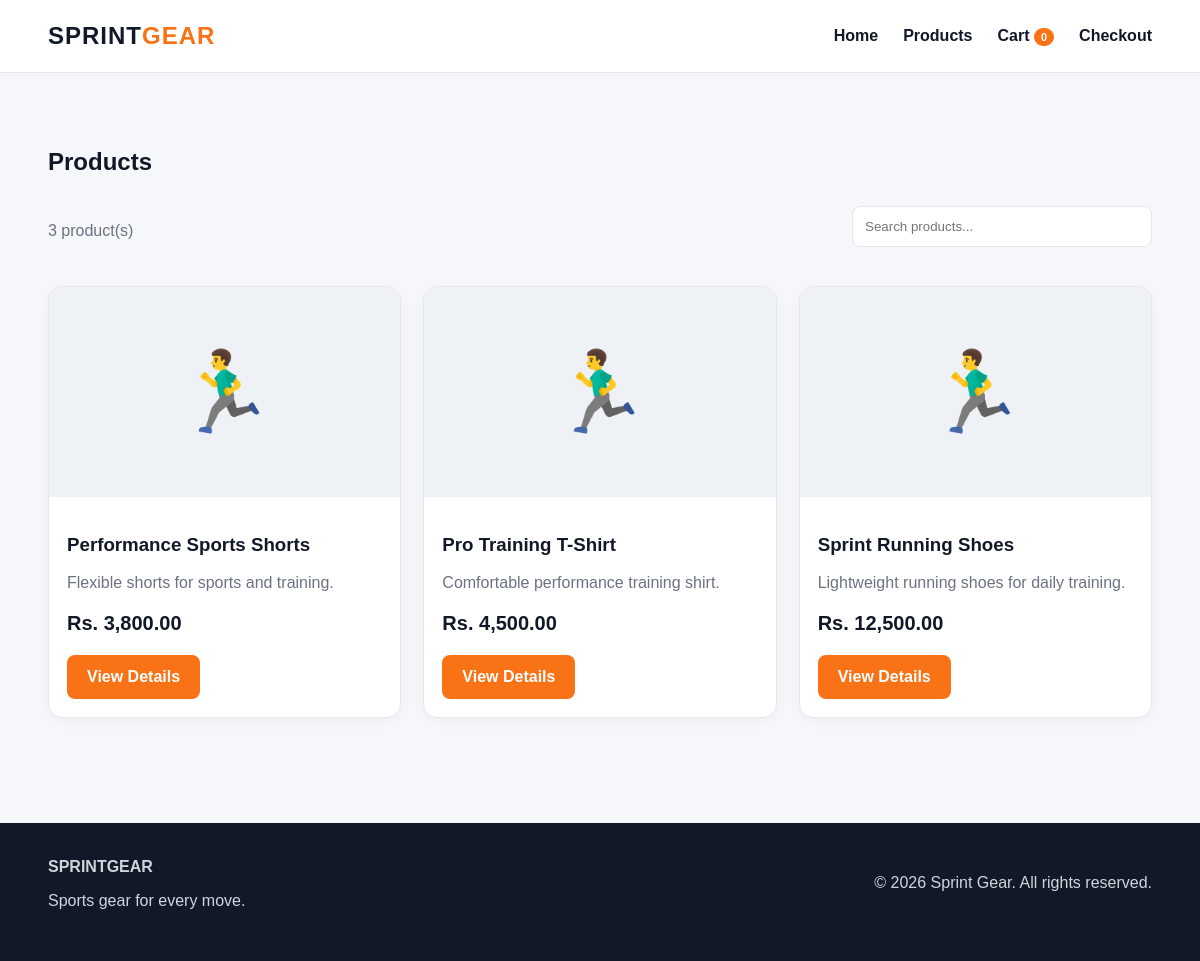
/products.php, run on the app's committed database.
### tables this page shows
CREATE TABLE Product (
    Product_ID INT AUTO_INCREMENT PRIMARY KEY,
    Category_ID INT NOT NULL,
    Product_Name VARCHAR(150) NOT NULL,
    Price DECIMAL(10,2) NOT NULL,
    Description TEXT,
    Status VARCHAR(30),

    FOREIGN KEY (Category_ID)
        REFERENCES Category(Category_ID)
        ON DELETE RESTRICT
        ON UPDATE CASCADE
);

### products.php (the view, shortened to what this page needs)
<?php
require "config/database.php";
$q = trim($_GET['q'] ?? '');
if ($q !== '') {
    $stmt = $pdo->prepare("SELECT * FROM Product WHERE Product_Name LIKE ? ORDER BY Product_ID DESC");
    $stmt->execute(["%$q%"]);
    $products = $stmt->fetchAll();
} else {
    $products = $pdo->query("SELECT * FROM Product ORDER BY Product_ID DESC")->fetchAll();
}
include "includes/header.php";
?>
<section class="section">
<div class="container">
  <h1>Products</h1>
  <div class="toolbar">
    <p class="muted"><?= count($products) ?> product(s)</p>
    <form><input class="search" name="q" value="<?= htmlspecialchars($q) ?>" placeholder="Search products..."></form>
  </div>
  <div class="grid">
  <?php foreach($products as $p): ?>
    <article class="card">
      <div class="card-img">🏃‍♂️</div>
      <div class="card-body">
        <h3><?= htmlspecialchars($p['Product_Name']) ?></h3>
        <p class="muted"><?= htmlspecialchars($p['Description'] ?? '') ?></p>
        <p class="price">Rs. <?= number_format($p['Price'],2) ?></p>
        <a class="btn" href="product-details.php?id=<?= $p['Product_ID'] ?>">View Details</a>
      </div>
    </article>
  <?php endforeach; ?>
  </div>
</div>
</section>
<?php include "includes/footer.php"; ?>

### style.css (style rules this page uses)
:root { --dark:#111827; --accent:#f97316; --light:#f5f7fa; --muted:#6b7280; --white:#fff; --border:#e5e7eb; --green:#16a34a; }
* { box-sizing:border-box }
body { margin:0;font-family:Arial,Helvetica,sans-serif;color:var(--dark);background:var(--light) }
a { text-decoration:none;color:inherit }
.container { width:min(1120px,92%);margin:auto }
.btn { display:inline-block;border:0;border-radius:8px;padding:13px 20px;font-weight:700;cursor:pointer;background:var(--accent);color:white }
.section { padding:55px 0 }
.grid { display:grid;grid-template-columns:repeat(3,1fr);gap:22px }
.card { background:#fff;border:1px solid var(--border);border-radius:14px;overflow:hidden;box-shadow:0 4px 14px #00000008 }
.card-img { height:210px;background:#eef1f5;display:flex;align-items:center;justify-content:center;font-size:80px }
.card-body { padding:18px }
.price { font-weight:800;font-size:20px }
.muted { color:var(--muted) }
.toolbar { display:flex;justify-content:space-between;gap:15px;margin:30px 0 }
.search { padding:12px;border:1px solid var(--border);border-radius:8px;width:300px }
select,input { padding:12px;border:1px solid #d1d5db;border-radius:8px;width:100% }

### data on the page
product: Product_Name "Performance Sports Shorts", Description "Flexible shorts for sports and training.", Price "3,800.00"
product: Product_Name "Pro Training T-Shirt", Description "Comfortable performance training shirt.", Price "4,500.00"
product: Product_Name "Sprint Running Shoes", Description "Lightweight running shoes for daily training.", Price "12,500.00"

### other printed values
$cartCount "0"
count($products) "3"
